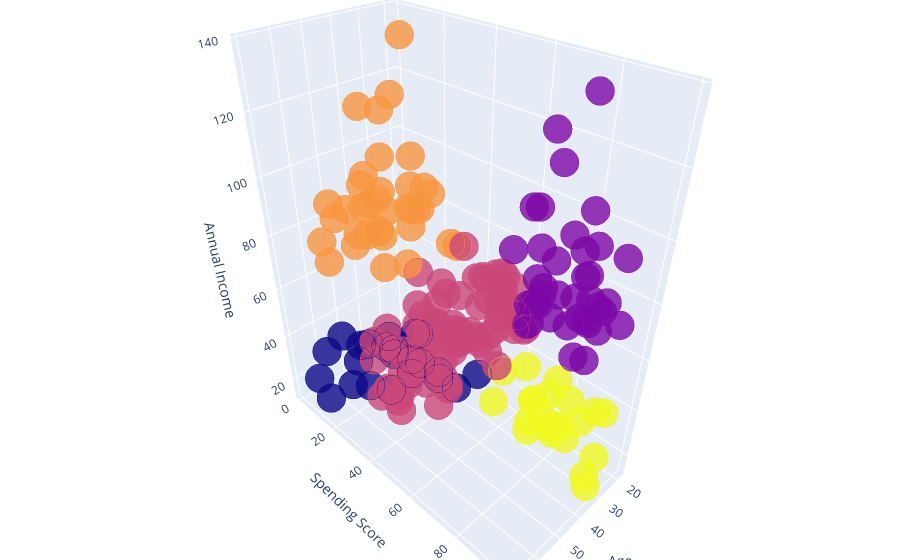

Notebook code for this chart:
### Code cell
data['labels'] =  labels
trace1 = go.Scatter3d(
    x= data['Age'],
    y= data['Spending Score (1-100)'],
    z= data['Annual Income (k$)'],
    mode='markers',
     marker=dict(
        color = data['labels'], 
        size= 10,
        line=dict(
            color= data['labels'],
            width= 12
        ),
        opacity=0.8
     )
)
df = [trace1]

layout = go.Layout(
    title = 'Character vs Gender vs Alive or not',
    margin=dict(
        l=0,
        r=0,
        b=0,
        t=0  
    ),
    scene = dict(
            xaxis = dict(title  = 'Age'),
            yaxis = dict(title  = 'Spending Score'),
            zaxis = dict(title  = 'Annual Income')
        )
)

fig = go.Figure(data = df, layout = layout)
py.iplot(fig)

### Figure 1 — Plotly figure (JSON) as saved in the notebook; plotly's stock layout.template omitted (floating-point values rounded to 4 significant figures; data arrays with more than 128 entries replaced by an {"elided": "..."} marker saying what was removed)
{"data": [{"marker": {"color": {"elided": "200 int values"}, "line": {"color": {"elided": "200 int values"}, "width": 12}, "opacity": 0.8, "size": 10}, "mode": "markers", "type": "scatter3d", "x": {"elided": "200 int values"}, "y": {"elided": "200 int values"}, "z": {"elided": "200 int values"}}], "layout": {"margin": {"b": 0, "l": 0, "r": 0, "t": 0}, "scene": {"xaxis": {"title": {"text": "Age"}}, "yaxis": {"title": {"text": "Spending Score"}}, "zaxis": {"title": {"text": "Annual Income"}}}, "title": {"text": "Character vs Gender vs Alive or not"}}}
